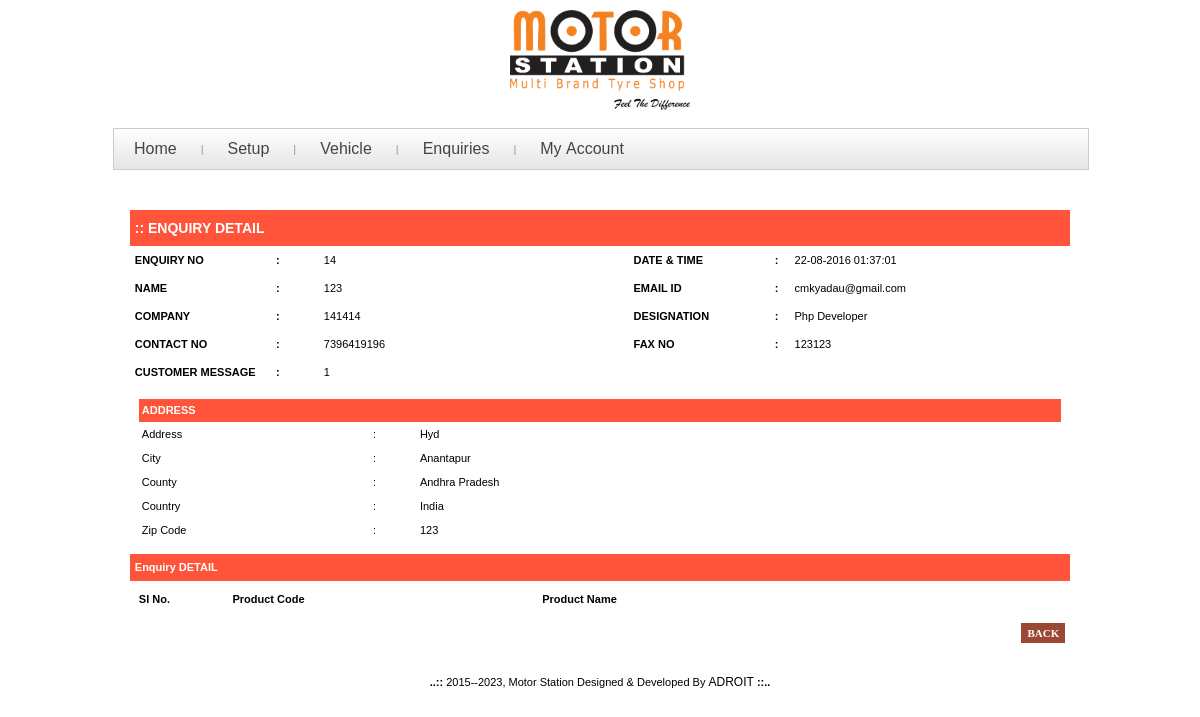
The page /admin/order_detail.php?oid=14 (signed in) on the database its author committed.
### tables this page shows
CREATE TABLE `crtord_mst` (
  `crtordm_id` int(15) NOT NULL,
  `crtordm_name` varchar(250) NOT NULL,
  `crtordm_adrs` text,
  `crtordm_ctym_id` varchar(250) DEFAULT NULL,
  `crtordm_cntry` varchar(250) DEFAULT NULL,
  `crtordm_phno` varchar(250) NOT NULL,
  `crtordm_email` varchar(250) NOT NULL,
  `crtordm_cmpnynm` varchar(250) DEFAULT NULL,
  `crtordm_dsgn` varchar(250) DEFAULT NULL,
  `crtordm_fxno` varchar(250) DEFAULT NULL,
  `crtordm_zpcode` varchar(250) DEFAULT NULL,
  `crtordm_orgqtn` varchar(250) DEFAULT NULL,
  `crtordm_qry` text,
  `crtordm_amt` double(10,2) DEFAULT NULL,
  `crtordm_qty` int(15) DEFAULT NULL,
  `crtordm_sts` char(1) DEFAULT NULL,
  `crtordm_cartsts` char(1) DEFAULT 'a',
  `crtordm_prty` int(15) DEFAULT NULL,
  `crtordm_crtdon` datetime DEFAULT NULL,
  `crtordm_crtdby` varchar(250) DEFAULT NULL,
  `crtordm_mdfdon` datetime DEFAULT NULL,
  `crtordm_mdfdby` varchar(250) DEFAULT NULL
);

### admin/order_detail.php (the view, shortened to what this page needs)
<?php
	include_once "../includes/inc_connection.php";
	global $msg,$loc,$disppg,$dispmsg;
	if(isset($_REQUEST['oid']) && (trim($_REQUEST['oid']) != "")){
		$cid = addslashes(trim($_REQUEST['oid']));
		$loc 		= "";
		$sqrycrtord_mst	= "select
								crtordm_id,crtordm_name,crtordm_adrs,crtordm_phno,
								crtordm_email,crtordm_cmpnynm,crtordm_dsgn,crtordm_fxno,
								crtordm_zpcode,crtordm_orgqtn,crtordm_qry,
								date_format(crtordm_crtdon,'%d-%m-%Y') as crtordm_crtdon_dt,
								date_format(crtordm_crtdon,'%h:%i:%s') as crtordm_crtdon_tm,
						   		cntrym_name,cntym_name,ctym_name
						   from
								crtord_mst
								inner join vw_cntnt_cntry_cnty_cty_mst on ctym_id = crtordm_ctym_id
						   where
								crtordm_id='$cid'";
		$srscrtord_mst = mysqli_query($conn,$sqrycrtord_mst);
		$cntrec		   = mysqli_num_rows($srscrtord_mst);
		if($cntrec > 0){
			$srowcrtord_mst=mysqli_fetch_array($srscrtord_mst);
		}
		else{
			header('location:vw_all_orders.php');
			exit();
		}
	}
	else{
		header('location:vw_all_orders.php');
		exit();
	}
?>
<!DOCTYPE HTML PUBLIC "-//W3C//DTD HTML 4.01 Transitional//EN"
"http://www.w3.org/TR/html4/loose.dtd">
<html>
<head>
<?php include_once ('script.php');?>
</head>
<body>
<?php
	 include_once ('../includes/inc_adm_header.php');
	 include_once ('../includes/inc_adm_leftlinks.php');
?>
<table width="1000px" border="0" align="center" cellpadding="3" cellspacing="1">
  <tr valign="top">
	<td height="400" valign="top"><br>
            <form  method="post" enctype="multipart/form-data" name="frmsplradd" id="frmsplradd">
             <table width="95%" border="0" align="center" cellpadding="5" cellspacing="1">
				<tr align="left" class='white'>
				  <td bgcolor="#FF543A" height="26" colspan="6">
					<span class="heading"><strong>:: ENQUIRY DETAIL </strong></span>&nbsp;&nbsp;&nbsp;
					  </td>
				  </tr>
				  <tr>
						<td width="15%" align="left" ><strong>ENQUIRY NO</strong></td>
						<td width="2%" align="left" ><strong>:</strong></td>
						<td width="33%" align="left" ><?php echo $srowcrtord_mst['crtordm_id'];?></td>
						<td width="15%"  align="left" ><strong> DATE &amp; TIME</strong></td>
						<td width="2%" align="left" ><strong>:</strong></td>
						<td width="33%" align="left" ><?php echo $srowcrtord_mst['crtordm_crtdon_dt'];?> <?php echo $srowcrtord_mst['crtordm_crtdon_tm'];?></td>
				  </tr>
				  <tr >
					<td width="15%" align="left"><strong>NAME</strong></td>
					<td width="2%" align="left" ><strong>:</strong></td>
					<td width="33%" align="left"><?php echo $srowcrtord_mst['crtordm_name'];?></td>
				     <td width="15%" align="left" ><strong>EMAIL ID</strong></td>
					 <td width="2%" align="left" ><strong>:</strong></td>
					<td width="33%" align="left" ><?php echo $srowcrtord_mst['crtordm_email'];?></td>
				  </tr>
				  <tr>
					<td width="15%" align="left" ><strong>COMPANY</strong></td>
					<td width="2%" align="left" ><strong>:</strong></td>
					<td width="33%" align="left" ><?php echo $srowcrtord_mst['crtordm_cmpnynm'];?></td>
					<td width="15%" align="left" ><strong>DESIGNATION</strong></td>
					<td width="2%" align="left" ><strong>:</strong></td>
					<td width="33%" align="left" ><?php echo $srowcrtord_mst['crtordm_dsgn'];?></td>
				  </tr>
				  <tr>
					<td width="15%" align="left" ><strong>CONTACT NO</strong></td>
					<td width="2%" align="left" ><strong>:</strong></td>
					<td width="33%" align="left" ><?php echo $srowcrtord_mst['crtordm_phno'];?></td>
					<td width="15%" align="left" ><strong>FAX NO</strong></td>
					<td width="2%" align="left" ><strong>:</strong></td>
					<td width="33%" align="left" ><?php echo $srowcrtord_mst['crtordm_fxno'];?></td>
				  </tr>
				  <tr>
					<td width="15%" align="left" ><strong>CUSTOMER MESSAGE</strong></td>
					<td width="5%" align="left" ><strong>:</strong></td>
					<td align="left"  colspan="4"><?php echo $srowcrtord_mst['crtordm_qry'];?></td>
				  </tr>
			  <tr >
				<td colspan="6">
					<table width="100%" border="0">
						<tr>
							<td height="150px">
							   <table width="100%" border="0" cellpadding="3" cellspacing="1" >
                                <tr class='white'>
                                  <td bgcolor="#FF543A" colspan="6"><strong>ADDRESS</strong></td>
                                </tr>
                                <tr >
                                  <td>Address</td>
                                  <td>:</td>
                                  <td align="left"><?php echo $srowcrtord_mst['crtordm_adrs'];?></td>
                              	</tr>
                                <tr>
                                  <td width="25%">City</td>
                                  <td width="5%">:</td>
                                  <td  width="70%"><?php echo $srowcrtord_mst['ctym_name'];?></td>
                                </tr>
                                <tr>
                                  <td>County</td>
                                  <td>:</td>
                                  <td><?php echo $srowcrtord_mst['cntym_name'];?></td>
                                </tr>
								 <tr>
                                  <td>Country</td>
                                  <td>:</td>
                                  <td><?php echo $srowcrtord_mst['cntrym_name'];?></td>
                                </tr>
                                <tr>
                                  <td>Zip Code</td>
                                  <td>:</td>
                                  <td><?php echo $srowcrtord_mst['crtordm_zpcode'];?></td>
                                </tr>
							  </table>
						  </td>
		  	    		</tr>
				  </table>
				</td>
			  </tr>
			  <tr class='white' bgcolor="#FF543A">
				<td colspan="6"><strong> Enquiry DETAIL </strong></td>
			  </tr>
			  <tr >
			  		<td colspan="6">
						<table width="100%" border="0" cellpadding="3" cellspacing="1" >
							<tr >
								<td width="6%"><strong>Sl No.</strong></td>
							  	<td width="20%"><strong>Product Code </strong></td>
								<td width="34%"><strong>Product Name</strong></td>
					      	</tr>
					  </table>
                  </td>
			  </tr>
			  <tr>
			    <td colspan="6" align="right" >&nbsp;&nbsp;
					<input type="button" name="btnbck" id="btnbck" value="BACK" onClick="location.href='vw_all_orders.php?oid=<?php echo $id;?><?php echo $loc;?>'" class="updates_button" >
				</td>
			  </tr>
            </table>
            </FORM><br>
          </td>
      </tr>
    </table></td>
<?php include_once "../includes/inc_adm_footer.php";?>
</body>
</html>

### admin/style_admin.css (style rules this page uses)
body { background:#fff; margin-left: 0px; margin-top: 0px; margin-right: 0px; margin-bottom: 0px; }
table { font-family: Verdana, Arial, Helvetica, sans-serif; font-size: 11px; color: #000; line-height: 17px; }
.heading { font-family: Verdana, Arial, Helvetica, sans-serif; font-size: 14px; font-style: normal; line-height: 18px; font-weight: bold; }
.updates_button { COLOR: #fff; FONT-FAMILY: verdana; BACKGROUND-COLOR: #994834; font-size: 11px; height: 20px; font-weight: bold; border-bottom: 1px; border-bottom-color: #7e7e7e; border-left: 1px; border-left-color: #7e7e7e; border-right: 1px; border-right-color: #7e7e7e; border-top: 1px; border-top-color: #7e7e7e; }
.white { color:#fff !important }

### admin/admin_menu.css (style rules this page uses)
body { background:url(../images/seamless_leaf_pattern_01.jpg) repeat scroll 0 0; margin-left: 0px; margin-top: 0px; margin-right: 0px; margin-bottom: 0px; }

### rows shown on the page
crtord_mst: crtordm_id "14", crtordm_name "123", crtordm_email "cmkyadau@gmail.com", crtordm_cmpnynm "141414", crtordm_dsgn "Php Developer", crtordm_phno "7396419196", crtordm_fxno "123123", crtordm_qry "1", crtordm_adrs "Hyd", crtordm_zpcode "123"

### other values the page prints
$srowcrtord_mst['crtordm_crtdon_dt'] "22-08-2016"
$srowcrtord_mst['crtordm_crtdon_tm'] "01:37:01"
$srowcrtord_mst['ctym_name'] "Anantapur"
$srowcrtord_mst['cntym_name'] "Andhra Pradesh"
$srowcrtord_mst['cntrym_name'] "India"
$pgftr "2015--2023, Motor Station Designed & Developed By"
